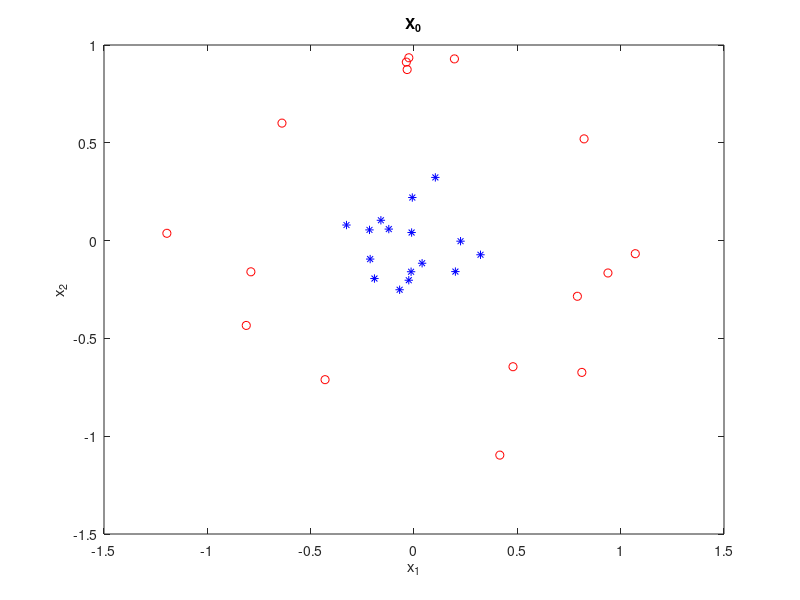

Reproduce this figure in MATLAB. (Note: this script raises an error after producing the figure.)
clear all
close all
clc

N = 2;    % state dimension
I = 32;  % number of data points
NT = 201; % number of time points
weights = [1e-2,1e-2];  % weights [w1, w2]

sigma =@(x) max(x, 0); % nonlinearity
dsigma =@(x) (x > 0);  % derivative of nonlinearity

V0 = zeros(2,2,NT-1);   % initial guess for Vk
b0 = zeros(2,NT-1);     % initial guess for bk

time = linspace(0,5,NT); % time grid
dt = time(2) - time(1);

theta = 2*pi*rand(1,I);
r     = [0.4*rand(1,I/2), 0.8+0.4*rand(1,I/2)];
Xin    = [r.*cos(theta); r.*sin(theta)];
% Xin     = [-0.5+0.2*rand(1,I/4), 0.5+0.2*rand(1,I/4), 0.2*rand(1,I/2); 
%          zeros(1,I)];

figure(1)  % visiualize the data
plot(Xin(1,1:I/2), Xin(2,1:I/2), 'b*')
hold on
plot(Xin(1,I/2+(1:I/2)), Xin(2,I/2+(1:I/2)), 'ro')
xlabel 'x_1'
ylabel 'x_2'
title 'X_0'
Xin = Xin(:); % convert the initial data to a column vector

Yout = [0*ones(1,I/2), 2*ones(1,I/2);  % final condition in matrix form
      ones(1,I)];
Yout = Yout(:);  % convert the final data to a column vector

XX0 = computeX(Xin, V0, b0, N, I, NT, sigma, dt); % time history

J0 = evalJ(Yout, XX0, V0, b0, NT, weights, dt);
Jstart = J0

% Phi = computePhi(Yout, XX0, V0, b0, N, I, NT, dsigma, weights, dt);
% [gradV, gradb] = computeGradients(Phi, XX0, V0, b0, N, I, NT, sigma, weights, dt);

% %% test gradC
% db = -gradb;
% % db = 0*b0; db(:, end) = rand(1,2);
% atest = linspace(0, 0.000001, 10);
% Jtest = zeros(size(atest));
% for ii = 1:length(atest)
%     b1 = b0 + atest(ii)*db;
%     XX1 = computeX(Xin, V0, b1, N, I, NT, sigma, dt);
%     Jtest(ii) = evalJ(Yout, XX1, V0, b1, NT, weights, dt);
% end
% Jappr = Jtest(1) + sum(sum(gradb.*db))*atest;
% figure(4)
% % plot(atest,Jtest);
% plot(atest, Jtest, atest, Jappr)
% % 
% %% test gradV
% dV = -gradV;
% atest = linspace(0, 0.0001, 10);
% Jtest = zeros(size(atest));
% for ii = 1:length(atest)
%     V1 = V0 + atest(ii)*dV;
%     XX1 = computeX(Xin, V1, b0, N, I, NT, sigma, dt);
%     Jtest(ii) = evalJ(Yout, XX1, V1, b0, NT, weights, dt);
% end
% Jappr = Jtest(1) + sum(sum(sum(gradV.*dV)))*atest;
% figure(5)
% % plot(atest,Jtest);
% plot(atest, Jtest, atest, Jappr)

tic
Niters = 10000;
gamma = 0.001;
tries_hist = [];
Jhist = J0;
gamma_hist = [];
for ii = 1:Niters
    Phi = computePhi(Yout, XX0, V0, b0, N, I, NT, dsigma, weights, dt);
    [gradV, gradb] = computeGradients(Phi, XX0, V0, b0, N, I, NT, sigma, weights, dt);
    
    gradV = gradV / max(max(max(abs(gradV))));
    gradb = gradb / max(max(abs(gradb)));
    


    tries = 0;
%     J1 = Inf;
    V1 = V0 - gamma*gradV;
    b1 = b0 - gamma*gradb;
    XX1 = computeX(Xin, V1, b1, N, I, NT, sigma, dt);
    J1 = evalJ(Yout, XX1, V1, b1, NT, weights, dt);
    al=0.001; 
    tau=0.99; 
    while J1 > J0-al*gamma*(norm(gradV,'fro')^2+norm(gradb,2)^2)
         gamma =tau*gamma;
        V1 = V0 - gamma*gradV;
        b1 = b0 - gamma*gradb;
        XX1 = computeX(Xin, V1, b1, N, I, NT, sigma, dt);
        J1 = evalJ(Yout, XX1, V1, b1, NT, weights, dt);       
        tries = tries + 1;
    end

    % you can keep a track of the history of the number of tries and the
    % learning rate if you want to
%     tries_hist = [tries_hist, tries];
%     gamma_hist = [gamma_hist, gamma];
NoI=ii
        J0 = J1
        V0 = V1;
        b0 = b1;
        XX0 = XX1;
    Jhist = [Jhist, J0];
end
toc

Jend = J0

Xout = XX1(:, end);
Xout = reshape(Xout, 2, I);
figure(5)
plot(Xout(1,1:I/2), Xout(2,1:I/2), 'b.')
hold on
plot(Xout(1,I/2+(1:I/2)), Xout(2,I/2+(1:I/2)), 'r.')
xlabel 'x_1'
ylabel 'x_2'
title 'X_{out}'

figure(6)
plot(XX1(1:N:I, :).', XX1(2:N:I, :).', 'b-*')
hold on
plot(XX1(I+(1:N:I), :).', XX1(I+(2:N:I), :).', 'r-o')

figure(7)
plot(time,XX1(1:N:I, :).', 'b-*')
hold on
plot(time,XX1(I+(2:N:I), :).', 'r-o')
ylabel 'x_{i,1}'

figure(8)
plot(time, XX1(2:N:I, :).', 'b-*')
hold on
plot(time, XX1(I+(2:N:I), :).', 'r-o')
ylabel 'x_{i,2}'
